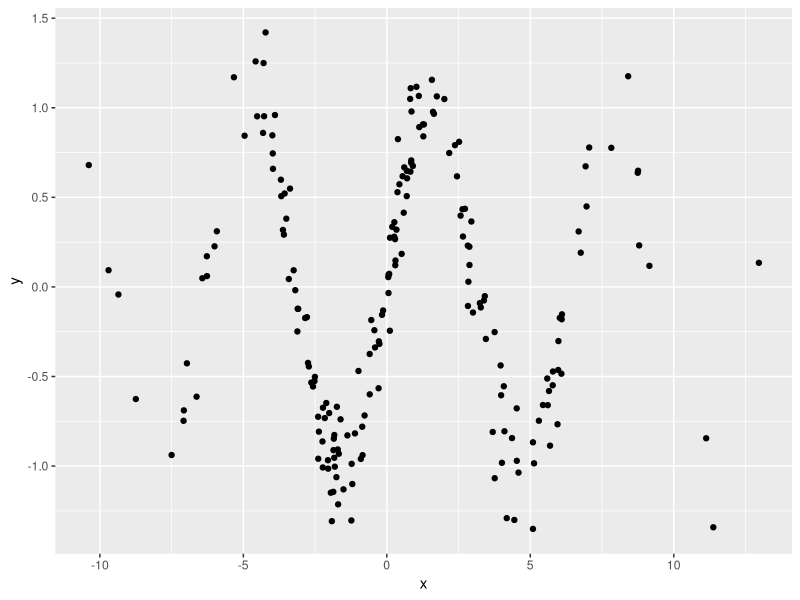
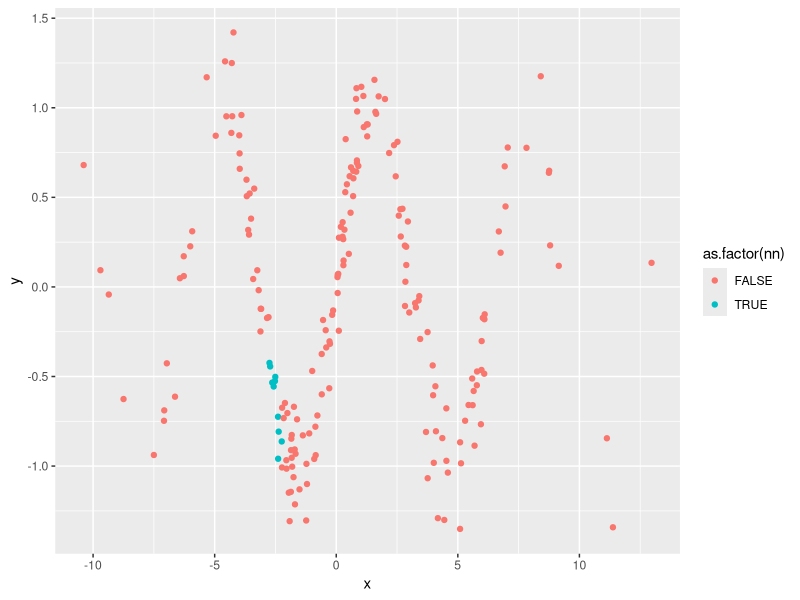
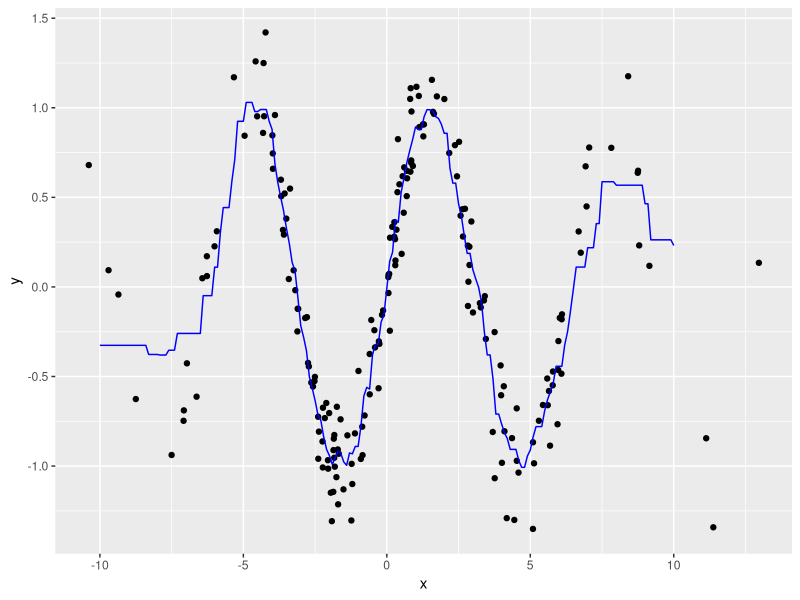
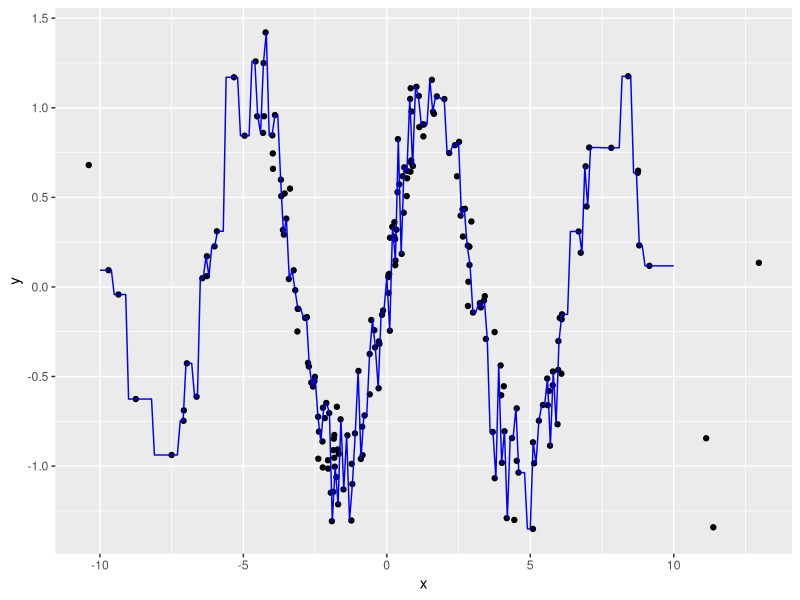
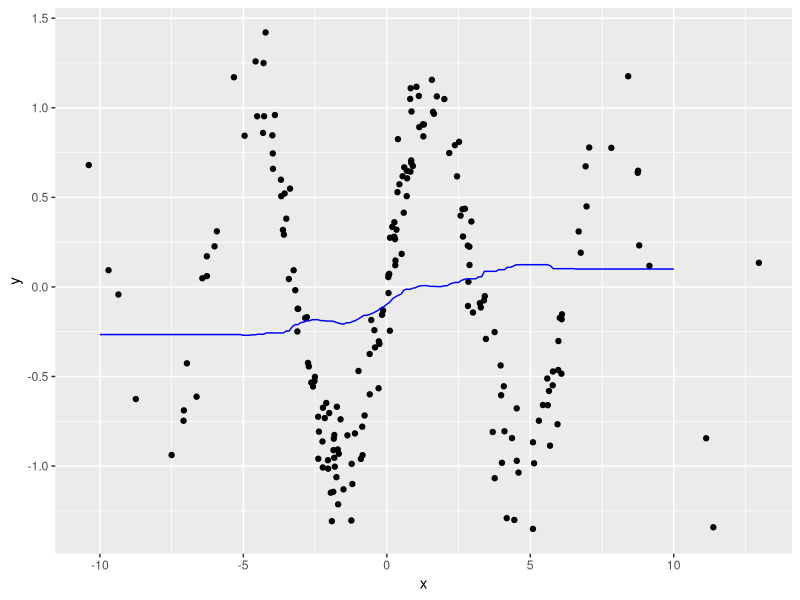

These charts were generated, in order, by the following R code:
## ---- chunk 1
rm(list=ls())
library(tidyverse)
library(reshape2)
library(e1071)
library(RANN)

n <- 200
x <- rnorm(n, 0, 4)
y <- sin(x) + rnorm(n, 0, 0.2)

df <- tibble(x, y) %>% 
  mutate(type="actual")

ggplot(df %>% filter(type=="actual"), aes(x=x, y=y)) +
  geom_point()
## ---- chunk 2
distance <- function(df) {
  d <- as.matrix(dist(df[1:5, 1:2]))
  diag(d) <- Inf
  d
}
## ---- chunk 3
knn <- function(k, df) {
  d <- distance(df)
  
  # Get indices of knn for each point
  m_indices <- matrix(nrow = nrow(df),
                      ncol = k)
  for(i in 1:nrow(d)) {
    low_to_high_indices <- order(d[i, ])
    m_indices[i, ] <- low_to_high_indices[1:k]
  }
  
  # Get KNN points for each point
  x <- df[, 1:2]
  v_means <- vector(length=nrow(df))
  for(i in seq_along(v_means)) {
    points <- x[m_indices[i, ], ]
    v_means[i] <- colMeans(points)
  }
  v_means
}

## ---- chunk 4
# use RANN library (which implements KD trees)
x_tilde <- -2.5
fit <- nn2(x, c(x_tilde), k = 10)
idxs <- fit$nn.idx[1, ]

# visualise nearest neighbours around a point
tibble(x, y) %>% 
  mutate(idx=seq_along(x)) %>% 
  mutate(nn=idx%in%idxs) %>% 
  ggplot(aes(x=x, y=y, colour=as.factor(nn))) +
  geom_point()
## ---- chunk 5
f_kk_regression <- function(x_tilde, x, y, k=10) {
  fit <- nn2(x, c(x_tilde), k = k)
  idxs <- fit$nn.idx[1, ]
  return(mean(y[idxs]))
}

x_sim <- seq(-10, 10, 0.1)

# k = 1
y_sim <- map_dbl(x_sim, ~f_kk_regression(., x, y, k=10))

df <- tibble(x, y) %>% 
  mutate(type="actual") %>% 
  bind_rows(tibble(x=x_sim, y=y_sim) %>% mutate(type="regression"))

ggplot(df %>% filter(type=="actual"), aes(x=x, y=y)) +
  geom_point() +
  geom_line(data=df %>% filter(type=="regression"), colour="blue")

# k = 1
y_sim <- map_dbl(x_sim, ~f_kk_regression(., x, y, k=1))

df <- tibble(x, y) %>% 
  mutate(type="actual") %>% 
  bind_rows(tibble(x=x_sim, y=y_sim) %>% mutate(type="regression"))

ggplot(df %>% filter(type=="actual"), aes(x=x, y=y)) +
  geom_point() +
  geom_line(data=df %>% filter(type=="regression"), colour="blue")

# k = 100
y_sim <- map_dbl(x_sim, ~f_kk_regression(., x, y, k=100))

df <- tibble(x, y) %>% 
  mutate(type="actual") %>% 
  bind_rows(tibble(x=x_sim, y=y_sim) %>% mutate(type="regression"))

ggplot(df %>% filter(type=="actual"), aes(x=x, y=y)) +
  geom_point() +
  geom_line(data=df %>% filter(type=="regression"), colour="blue")
